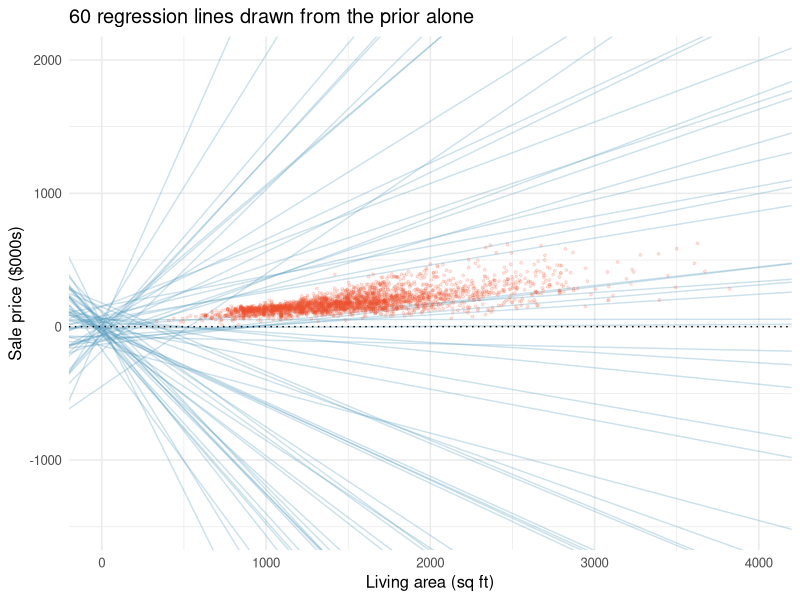
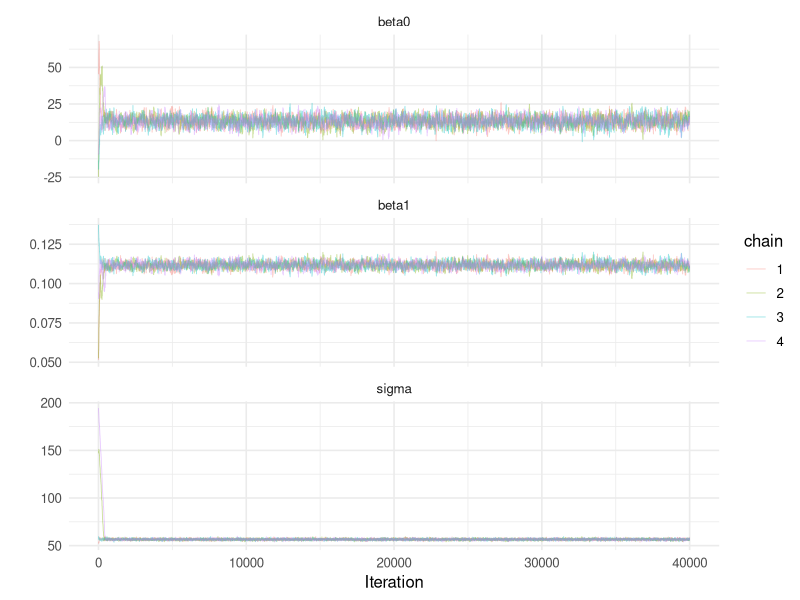

Generate these figures, in order, with R:
# COMPLETE VERSION -- blanks filled in (instructor copy)
# MA 214 (Spring 2026) -- Lecture 21 in-class activity
# Bayesian Linear Regression: Ames Housing
#
# In Lecture 15 you fit this regression the FREQUENTIST way:
#     price_hat = 13.3 + 0.112 * living_area,  s_e = 56.5,  R^2 = 0.500
#     at 1500 sq ft:  CI for the mean [178.8, 182.9];  PI for a house [70.0, 291.7]
# Today you fit THE SAME regression the Bayesian way and compare.
#
# All blanks are filled in with tuned values (acceptance ~0.29, R-hat ~1.001).
# In practice you would use Stan or PyMC; this hand-rolled sampler is a zero-install
# stand-in so we can focus on INTERPRETING the output.

library(tidyverse)
library(broom)

####################################################################
# Setup: data, OLS baseline, priors, sampler
####################################################################

ames <- read_csv("ames_housing.csv", show_col_types = FALSE)
x <- ames$living_area      # square feet
y <- ames$sale_price       # $000s
n <- length(y)

ols_model <- lm(sale_price ~ living_area, data = ames)
b1_ols    <- coef(ols_model)[["living_area"]]
ols_ci    <- confint(ols_model)["living_area", ]

# --- Priors --------------------------------------------------------
#   beta0      ~ N(0, 100^2)          intercept: price of a 0 sq ft house
#   beta1      ~ N(0, 1^2)            slope: $000s per square foot
#   log(sigma) ~ N(log(50), 0.5^2)    residual SD, in $000s
prior_b0_mean <- 0;  prior_b0_sd <- 100
prior_b1_mean <- 0;  prior_b1_sd <- 1
prior_log_sig_mean <- log(50); prior_log_sig_sd <- 0.5

SS_resid <- function(b0, b1) sum((y - b0 - b1 * x)^2)

log_posterior <- function(b0, b1, sigma) {
  if (sigma <= 0) return(-Inf)
  dnorm(b0, prior_b0_mean, prior_b0_sd, log = TRUE) +
    dnorm(b1, prior_b1_mean, prior_b1_sd, log = TRUE) +
    dlnorm(sigma, prior_log_sig_mean, prior_log_sig_sd, log = TRUE) +
    (-n * log(sigma) - SS_resid(b0, b1) / (2 * sigma^2))
}

run_mcmc <- function(M, step_b0, step_b1, step_sig,
                     start_b0, start_b1, start_sig, seed = 1) {
  set.seed(seed)
  b0_s <- numeric(M); b1_s <- numeric(M); sig_s <- numeric(M)
  b0_s[1] <- start_b0; b1_s[1] <- start_b1; sig_s[1] <- start_sig
  accepts <- 0
  for (m in 2:M) {
    b0_p  <- rnorm(1, b0_s[m-1], step_b0)
    b1_p  <- rnorm(1, b1_s[m-1], step_b1)
    sig_p <- rnorm(1, sig_s[m-1], step_sig)
    log_alpha <- log_posterior(b0_p, b1_p, sig_p) -
                 log_posterior(b0_s[m-1], b1_s[m-1], sig_s[m-1])
    if (log(runif(1)) < log_alpha) {
      b0_s[m] <- b0_p; b1_s[m] <- b1_p; sig_s[m] <- sig_p; accepts <- accepts + 1
    } else {
      b0_s[m] <- b0_s[m-1]; b1_s[m] <- b1_s[m-1]; sig_s[m] <- sig_s[m-1]
    }
  }
  tibble(iter = 1:M, beta0 = b0_s, beta1 = b1_s, sigma = sig_s) |>
    mutate(acc_rate = accepts / (M - 1))
}

compute_rhat <- function(chains_list, param, burn) {
  cd <- lapply(chains_list, function(ch) ch[[param]][ch$iter > burn])
  N  <- min(sapply(cd, length))
  cm <- sapply(cd, function(d) mean(d[1:N])); cv <- sapply(cd, function(d) var(d[1:N]))
  W  <- mean(cv); B <- N * var(cm)
  sqrt((((N - 1) / N) * W + (1 / N) * B) / W)
}

####################################################################
# Part 1: Reading the priors   (worksheet only -- no code needed)
####################################################################

####################################################################
# Part 2: Prior predictive check -- what does the prior believe?
####################################################################

# --- 2A: 60 lines drawn from the prior ALONE, over the real data ---
set.seed(24)
pp <- tibble(b0 = rnorm(60, prior_b0_mean, prior_b0_sd),
             b1 = rnorm(60, prior_b1_mean, prior_b1_sd))

ggplot(ames, aes(x = living_area, y = sale_price)) +
  geom_abline(data = pp, aes(intercept = b0, slope = b1),
              alpha = 0.3, colour = "#569BBD") +
  geom_hline(yintercept = 0, linetype = "dotted") +
  geom_point(alpha = 0.15, size = 0.7, colour = "#F05133") +
  coord_cartesian(xlim = c(0, 4000), ylim = c(-1500, 2000)) +
  labs(x = "Living area (sq ft)", y = "Sale price ($000s)",
       title = "60 regression lines drawn from the prior alone") +
  theme_minimal(base_size = 12)

# --- 2B: what the prior expects the MEAN price of a 1500 sq ft house to be ---
x_chk   <- 1500
pp_mean <- prior_b0_mean + prior_b1_mean * x_chk
pp_sd   <- sqrt(prior_b0_sd^2 + (x_chk * prior_b1_sd)^2)
cat(sprintf("Prior mean price at %d sq ft: %.0f +/- %.0f ($000s)\n", x_chk, pp_mean, pp_sd))
cat(sprintf("Prior 95%% range: [%.0f, %.0f] ($000s)\n",
            pp_mean - 1.96 * pp_sd, pp_mean + 1.96 * pp_sd))

####################################################################
# Part 3: Fit it, and read the slope
####################################################################

# --- 3A: four chains from prior-drawn starts ---
# ADJUST the step sizes until the acceptance rate is between 0.2 and 0.5.
# (Hint: the posterior SDs are roughly  beta0 ~ 3,  beta1 ~ 0.002,  sigma ~ 0.7.
#  A random-walk step is usually of the same order as the SD it is exploring.)
M <- 40000
set.seed(7)
start_b0s  <- rnorm(4, 0, 20)
start_b1s  <- rnorm(4, 0.1, 0.05)
start_sigs <- rlnorm(4, prior_log_sig_mean, prior_log_sig_sd)

chains <- lapply(1:4, function(i)
  run_mcmc(M,
           step_b0  = 2,         # tuned: acceptance ~0.29
           step_b1  = 0.0015,    # tuned
           step_sig = 0.8,       # tuned
           start_b0 = start_b0s[i], start_b1 = start_b1s[i],
           start_sig = start_sigs[i], seed = 7 + i) |>
    mutate(chain = factor(i)))

cat(sprintf("Acceptance rate: %.3f\n", chains[[1]]$acc_rate[1]))

bind_rows(chains) |>
  pivot_longer(c(beta0, beta1, sigma), names_to = "param") |>
  ggplot(aes(x = iter, y = value, colour = chain)) +
  geom_line(alpha = 0.4, linewidth = 0.3) +
  facet_wrap(~param, scales = "free_y", ncol = 1) +
  labs(x = "Iteration", y = "") +
  theme_minimal(base_size = 12)

burn <- 10000        # chains have settled well before this

for (p in c("beta0", "beta1", "sigma"))
  cat(sprintf("R-hat %-6s = %.4f\n", p, compute_rhat(chains, p, burn)))

# --- 3B: credible interval for beta1, next to the OLS confidence interval ---
draws <- bind_rows(chains) |> filter(iter > burn)

tibble(
  method   = c("Frequentist (OLS)", "Bayesian"),
  estimate = c(b1_ols, mean(draws$beta1)),
  lower    = c(ols_ci[1], quantile(draws$beta1, 0.025)),
  upper    = c(ols_ci[2], quantile(draws$beta1, 0.975))
) |> mutate(across(where(is.numeric), ~round(.x, 5)))

####################################################################
# Part 4: Predicting a house
####################################################################

# --- 4A: at 1500 sq ft -- the line, and a new house ---
x_new  <- 1500
y_line <- draws$beta0 + draws$beta1 * x_new                          # the LINE
y_new  <- y_line + rnorm(nrow(draws), 0, draws$sigma)                # a NEW house

tibble(
  quantity = c("the line  E[y|x]", "a new house  y_tilde"),
  estimate = c(mean(y_line), mean(y_new)),
  lower    = c(quantile(y_line, 0.025), quantile(y_new, 0.025)),
  upper    = c(quantile(y_line, 0.975), quantile(y_new, 0.975))
) |> mutate(across(where(is.numeric), ~round(.x, 1)))

# Compare with Lecture 15:  CI [178.8, 182.9]   PI [70.0, 291.7]

####################################################################
# Part 5: Wrap-up -- what a confident prior costs
####################################################################

# --- 5A: a realtor insists on "$150 per square foot", very confidently ---
# Re-run the fit with a SHARP prior on beta1 and see what it does.
prior_b1_mean <- 0.150
prior_b1_sd   <- 0.002        # very confident

chains_sharp <- lapply(1:4, function(i)
  run_mcmc(M, step_b0 = 2, step_b1 = 0.0015, step_sig = 0.8,
           start_b0 = start_b0s[i], start_b1 = start_b1s[i],
           start_sig = start_sigs[i], seed = 7 + i) |>
    mutate(chain = factor(i)))

draws_sharp <- bind_rows(chains_sharp) |> filter(iter > burn)
cat(sprintf("Sharp-prior posterior beta1: %.4f  [%.4f, %.4f]\n",
            mean(draws_sharp$beta1),
            quantile(draws_sharp$beta1, 0.025), quantile(draws_sharp$beta1, 0.975)))
cat(sprintf("Data (OLS) said:             %.4f  [%.4f, %.4f]\n", b1_ols, ols_ci[1], ols_ci[2]))

# Reset the prior so you don't accidentally reuse it
prior_b1_mean <- 0; prior_b1_sd <- 1
